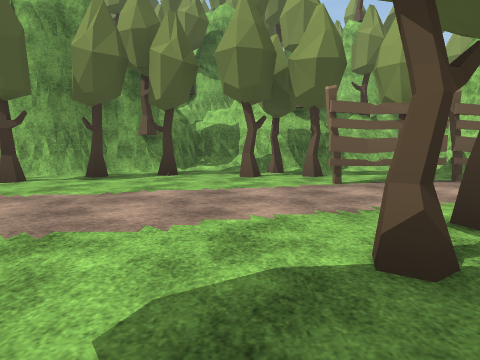
View 1 (above)

13 first-person views from a walk through a 3-D level made in the Unity game engine. The camera is 1.2 m above the floor, tilts 6° down and sees 70° across. The floor is counted in squares, 2 m on a side. Each view is taken from the middle of a square. On the plan, view 1 faces up. The plan holds only what a view shows up to about 10 squares ahead; the rest is blank. The place goes on beyond the plan. Some animated figures are not drawn. Some surface patterns are stand-ins.

View 2
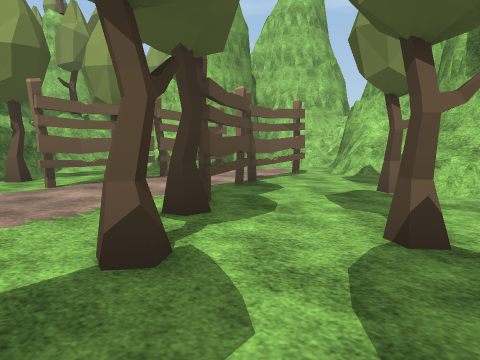

View 3
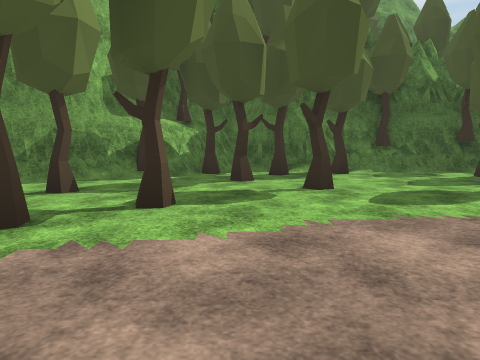

View 4
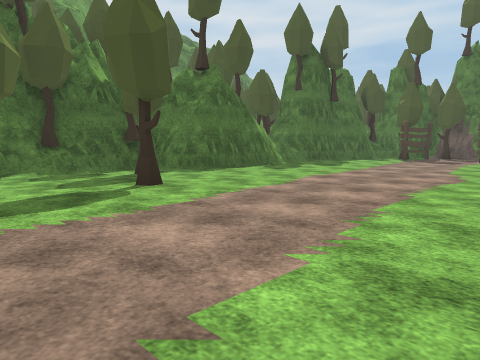

View 5
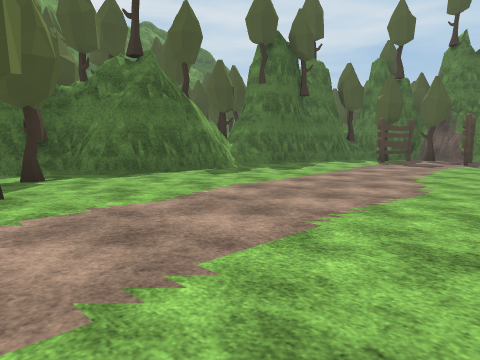

View 6
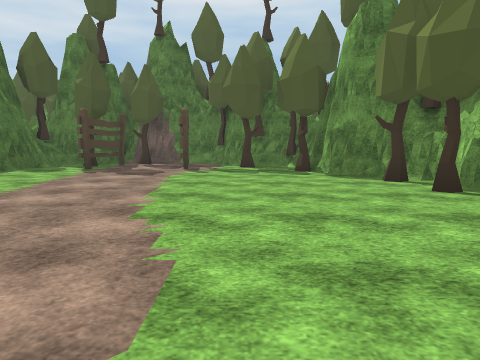

View 7
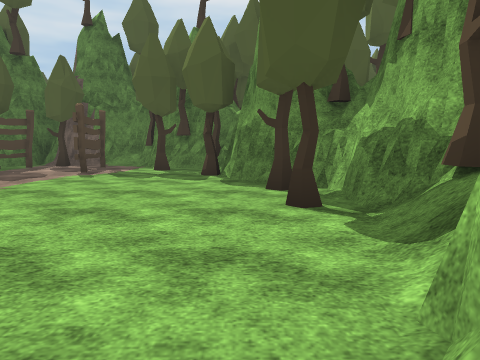

View 8
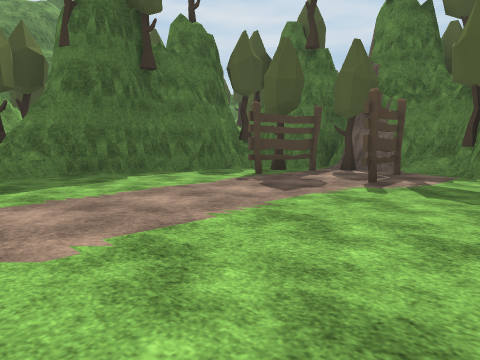

View 9
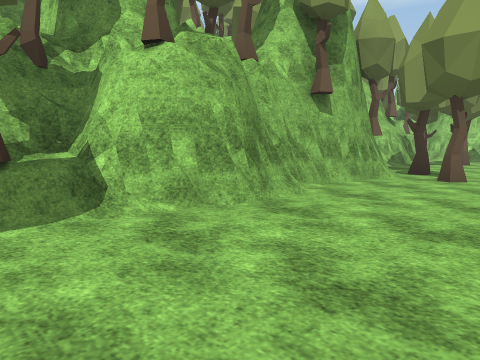

View 10
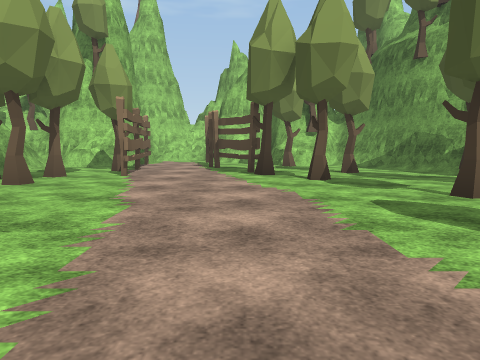

View 11
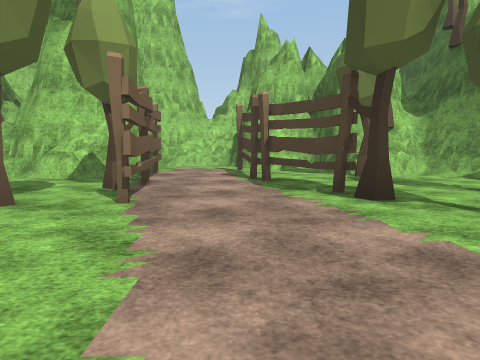

View 12
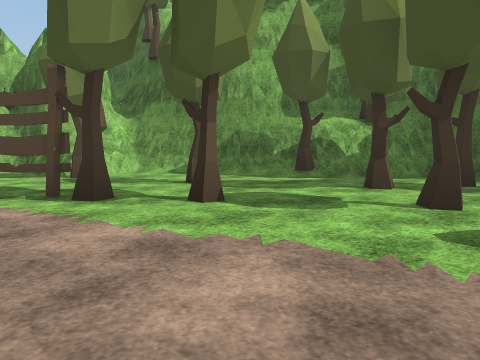

View 13
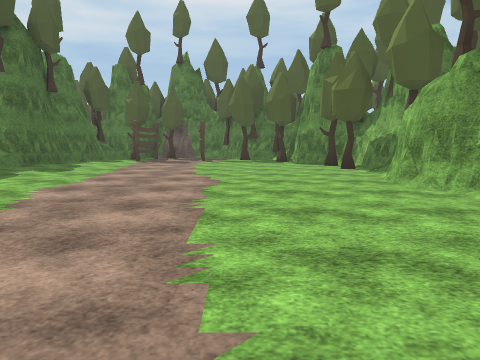

### Floor plan
Key: @ floor where view 1 was taken; # wall or solid block; . floor; / step, stairs or slope; ^ raised ledge; T tree; F fence.
Columns run from 17 left of view 1 to 8 right of it. Each row starts with its distance up from view 1.
  9        ###         ####
  8     ####T#    ######..#
  7     #T.T/######.T.T..###
  6  ####.........T..TT.TFF###
  5  TTT.........T.....FF....#
  4 ##T..................FF.##
  3 ##FF...............TF...#
  2 #F................T..T^##
  1 #T.................T..^#
  0 ##TF.........T..T@....##
 -1  #...........T...T..###
 -2  ###########...TT TT#
 -3            ########
 -4                  #

Where each view was taken, in squares from view 1:
view 1: 0 up, 0 right, facing up
view 2: 0 up, 0 right, facing up-right
view 3: 5 up, 0 right, facing down
view 4: 5 up, 1 left, facing down-left
view 5: 5 up, 3 left, facing down-left
view 6: 4 up, 6 left, facing left
view 7: 6 up, 7 left, facing left
view 8: 5 up, 9 left, facing down-left
view 9: 4 up, 10 left, facing up-right
view 10: 3 up, 5 left, facing right
view 11: 4 up, 2 left, facing right
view 12: 4 up, 2 left, facing down-right
view 13: 4 up, 2 left, facing left
